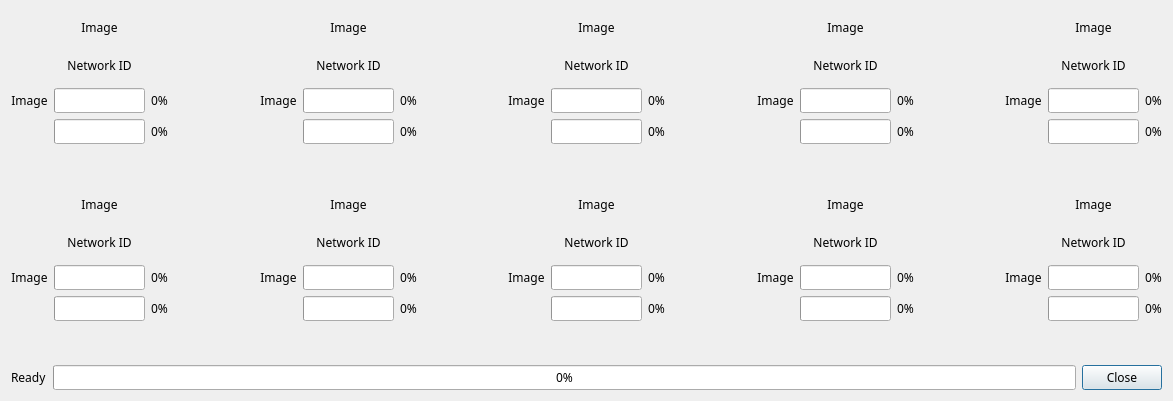
<?xml version="1.0" encoding="UTF-8"?>
<ui version="4.0">
 <class>MODI_FIRMWARE_UPDATE_LIST</class>
 <widget class="QDialog" name="MODI_FIRMWARE_UPDATE_LIST">
  <property name="geometry">
   <rect>
    <x>0</x>
    <y>0</y>
    <width>1173</width>
    <height>401</height>
   </rect>
  </property>
  <property name="sizePolicy">
   <sizepolicy hsizetype="MinimumExpanding" vsizetype="MinimumExpanding">
    <horstretch>0</horstretch>
    <verstretch>0</verstretch>
   </sizepolicy>
  </property>
  <property name="minimumSize">
   <size>
    <width>0</width>
    <height>0</height>
   </size>
  </property>
  <property name="maximumSize">
   <size>
    <width>16777215</width>
    <height>16777215</height>
   </size>
  </property>
  <property name="font">
   <font>
    <family>LuxHanSans</family>
   </font>
  </property>
  <property name="focusPolicy">
   <enum>Qt::StrongFocus</enum>
  </property>
  <property name="windowTitle">
   <string>Update list</string>
  </property>
  <property name="autoFillBackground">
   <bool>false</bool>
  </property>
  <layout class="QVBoxLayout" name="verticalLayout">
   <item>
    <layout class="QHBoxLayout" name="horizontalLayout">
     <item>
      <layout class="QGridLayout" name="gridLayout">
       <item row="2" column="2">
        <widget class="QLabel" name="progress_current_value_1">
         <property name="text">
          <string>0%</string>
         </property>
         <property name="alignment">
          <set>Qt::AlignCenter</set>
         </property>
        </widget>
       </item>
       <item row="0" column="1">
        <widget class="QLabel" name="image_1">
         <property name="text">
          <string>Image</string>
         </property>
         <property name="alignment">
          <set>Qt::AlignCenter</set>
         </property>
        </widget>
       </item>
       <item row="2" column="0">
        <widget class="QLabel" name="image_current_1">
         <property name="text">
          <string>Image</string>
         </property>
         <property name="alignment">
          <set>Qt::AlignCenter</set>
         </property>
        </widget>
       </item>
       <item row="2" column="1">
        <widget class="QProgressBar" name="progress_bar_current_1">
         <property name="value">
          <number>0</number>
         </property>
         <property name="textVisible">
          <bool>false</bool>
         </property>
         <property name="orientation">
          <enum>Qt::Horizontal</enum>
         </property>
         <property name="textDirection">
          <enum>QProgressBar::TopToBottom</enum>
         </property>
        </widget>
       </item>
       <item row="3" column="1">
        <widget class="QProgressBar" name="progress_bar_total_1">
         <property name="value">
          <number>0</number>
         </property>
         <property name="textVisible">
          <bool>false</bool>
         </property>
         <property name="orientation">
          <enum>Qt::Horizontal</enum>
         </property>
         <property name="textDirection">
          <enum>QProgressBar::TopToBottom</enum>
         </property>
        </widget>
       </item>
       <item row="1" column="1">
        <widget class="QLabel" name="network_id_1">
         <property name="text">
          <string>Network ID</string>
         </property>
         <property name="alignment">
          <set>Qt::AlignCenter</set>
         </property>
        </widget>
       </item>
       <item row="3" column="2">
        <widget class="QLabel" name="progress_total_value_1">
         <property name="text">
          <string>0%</string>
         </property>
         <property name="alignment">
          <set>Qt::AlignCenter</set>
         </property>
        </widget>
       </item>
       <item row="4" column="1">
        <widget class="QLabel" name="error_message_1">
         <property name="text">
          <string/>
         </property>
         <property name="alignment">
          <set>Qt::AlignCenter</set>
         </property>
        </widget>
       </item>
      </layout>
     </item>
     <item>
      <spacer name="horizontalSpacer">
       <property name="orientation">
        <enum>Qt::Horizontal</enum>
       </property>
       <property name="sizeHint" stdset="0">
        <size>
         <width>40</width>
         <height>20</height>
        </size>
       </property>
      </spacer>
     </item>
     <item>
      <layout class="QGridLayout" name="gridLayout_2">
       <item row="0" column="1">
        <widget class="QLabel" name="image_2">
         <property name="text">
          <string>Image</string>
         </property>
         <property name="alignment">
          <set>Qt::AlignCenter</set>
         </property>
        </widget>
       </item>
       <item row="2" column="0">
        <widget class="QLabel" name="image_current_2">
         <property name="text">
          <string>Image</string>
         </property>
         <property name="alignment">
          <set>Qt::AlignCenter</set>
         </property>
        </widget>
       </item>
       <item row="1" column="1">
        <widget class="QLabel" name="network_id_2">
         <property name="text">
          <string>Network ID</string>
         </property>
         <property name="alignment">
          <set>Qt::AlignCenter</set>
         </property>
        </widget>
       </item>
       <item row="3" column="1">
        <widget class="QProgressBar" name="progress_bar_total_2">
         <property name="value">
          <number>0</number>
         </property>
         <property name="textVisible">
          <bool>false</bool>
         </property>
         <property name="orientation">
          <enum>Qt::Horizontal</enum>
         </property>
         <property name="textDirection">
          <enum>QProgressBar::TopToBottom</enum>
         </property>
        </widget>
       </item>
       <item row="4" column="1">
        <widget class="QLabel" name="error_message_2">
         <property name="text">
          <string/>
         </property>
         <property name="alignment">
          <set>Qt::AlignCenter</set>
         </property>
        </widget>
       </item>
       <item row="2" column="2">
        <widget class="QLabel" name="progress_current_value_2">
         <property name="text">
          <string>0%</string>
         </property>
         <property name="alignment">
          <set>Qt::AlignCenter</set>
         </property>
        </widget>
       </item>
       <item row="2" column="1">
        <widget class="QProgressBar" name="progress_bar_current_2">
         <property name="value">
          <number>0</number>
         </property>
         <property name="textVisible">
          <bool>false</bool>
         </property>
         <property name="orientation">
          <enum>Qt::Horizontal</enum>
         </property>
         <property name="textDirection">
          <enum>QProgressBar::TopToBottom</enum>
         </property>
        </widget>
       </item>
       <item row="3" column="2">
        <widget class="QLabel" name="progress_total_value_2">
         <property name="text">
          <string>0%</string>
         </property>
         <property name="alignment">
          <set>Qt::AlignCenter</set>
         </property>
        </widget>
       </item>
      </layout>
     </item>
     <item>
      <spacer name="horizontalSpacer_2">
       <property name="orientation">
        <enum>Qt::Horizontal</enum>
       </property>
       <property name="sizeHint" stdset="0">
        <size>
         <width>40</width>
         <height>20</height>
        </size>
       </property>
      </spacer>
     </item>
     <item>
      <layout class="QGridLayout" name="gridLayout_3">
       <item row="2" column="1">
        <widget class="QProgressBar" name="progress_bar_current_3">
         <property name="value">
          <number>0</number>
         </property>
         <property name="textVisible">
          <bool>false</bool>
         </property>
         <property name="orientation">
          <enum>Qt::Horizontal</enum>
         </property>
         <property name="textDirection">
          <enum>QProgressBar::TopToBottom</enum>
         </property>
        </widget>
       </item>
       <item row="1" column="1">
        <widget class="QLabel" name="network_id_3">
         <property name="text">
          <string>Network ID</string>
         </property>
         <property name="alignment">
          <set>Qt::AlignCenter</set>
         </property>
        </widget>
       </item>
       <item row="3" column="2">
        <widget class="QLabel" name="progress_total_value_3">
         <property name="text">
          <string>0%</string>
         </property>
         <property name="alignment">
          <set>Qt::AlignCenter</set>
         </property>
        </widget>
       </item>
       <item row="0" column="1">
        <widget class="QLabel" name="image_3">
         <property name="text">
          <string>Image</string>
         </property>
         <property name="alignment">
          <set>Qt::AlignCenter</set>
         </property>
        </widget>
       </item>
       <item row="4" column="1">
        <widget class="QLabel" name="error_message_3">
         <property name="text">
          <string/>
         </property>
         <property name="alignment">
          <set>Qt::AlignCenter</set>
         </property>
        </widget>
       </item>
       <item row="2" column="0">
        <widget class="QLabel" name="image_current_3">
         <property name="text">
          <string>Image</string>
         </property>
         <property name="alignment">
          <set>Qt::AlignCenter</set>
         </property>
        </widget>
       </item>
       <item row="3" column="1">
        <widget class="QProgressBar" name="progress_bar_total_3">
         <property name="value">
          <number>0</number>
         </property>
         <property name="textVisible">
          <bool>false</bool>
         </property>
         <property name="orientation">
          <enum>Qt::Horizontal</enum>
         </property>
         <property name="textDirection">
          <enum>QProgressBar::TopToBottom</enum>
         </property>
        </widget>
       </item>
       <item row="2" column="2">
        <widget class="QLabel" name="progress_current_value_3">
         <property name="text">
          <string>0%</string>
         </property>
         <property name="alignment">
          <set>Qt::AlignCenter</set>
         </property>
        </widget>
       </item>
      </layout>
     </item>
     <item>
      <spacer name="horizontalSpacer_3">
       <property name="orientation">
        <enum>Qt::Horizontal</enum>
       </property>
       <property name="sizeHint" stdset="0">
        <size>
         <width>40</width>
         <height>20</height>
        </size>
       </property>
      </spacer>
     </item>
     <item>
      <layout class="QGridLayout" name="gridLayout_4">
       <item row="4" column="1">
        <widget class="QLabel" name="error_message_4">
         <property name="text">
          <string/>
         </property>
         <property name="alignment">
          <set>Qt::AlignCenter</set>
         </property>
        </widget>
       </item>
       <item row="1" column="1">
        <widget class="QLabel" name="network_id_4">
         <property name="text">
          <string>Network ID</string>
         </property>
         <property name="alignment">
          <set>Qt::AlignCenter</set>
         </property>
        </widget>
       </item>
       <item row="3" column="1">
        <widget class="QProgressBar" name="progress_bar_total_4">
         <property name="value">
          <number>0</number>
         </property>
         <property name="textVisible">
          <bool>false</bool>
         </property>
         <property name="orientation">
          <enum>Qt::Horizontal</enum>
         </property>
         <property name="textDirection">
          <enum>QProgressBar::TopToBottom</enum>
         </property>
        </widget>
       </item>
       <item row="2" column="0">
        <widget class="QLabel" name="image_current_4">
         <property name="text">
          <string>Image</string>
         </property>
         <property name="alignment">
          <set>Qt::AlignCenter</set>
         </property>
        </widget>
       </item>
       <item row="2" column="1">
        <widget class="QProgressBar" name="progress_bar_current_4">
         <property name="value">
          <number>0</number>
         </property>
         <property name="textVisible">
          <bool>false</bool>
         </property>
         <property name="orientation">
          <enum>Qt::Horizontal</enum>
         </property>
         <property name="textDirection">
          <enum>QProgressBar::TopToBottom</enum>
         </property>
        </widget>
       </item>
       <item row="2" column="2">
        <widget class="QLabel" name="progress_current_value_4">
         <property name="text">
          <string>0%</string>
         </property>
         <property name="alignment">
          <set>Qt::AlignCenter</set>
         </property>
        </widget>
       </item>
       <item row="0" column="1">
        <widget class="QLabel" name="image_4">
         <property name="text">
          <string>Image</string>
         </property>
         <property name="alignment">
          <set>Qt::AlignCenter</set>
         </property>
        </widget>
       </item>
       <item row="3" column="2">
        <widget class="QLabel" name="progress_total_value_4">
         <property name="text">
          <string>0%</string>
         </property>
         <property name="alignment">
          <set>Qt::AlignCenter</set>
         </property>
        </widget>
       </item>
      </layout>
     </item>
     <item>
      <spacer name="horizontalSpacer_4">
       <property name="orientation">
        <enum>Qt::Horizontal</enum>
       </property>
       <property name="sizeHint" stdset="0">
        <size>
         <width>40</width>
         <height>20</height>
        </size>
       </property>
      </spacer>
     </item>
     <item>
      <layout class="QGridLayout" name="gridLayout_5">
       <item row="2" column="1">
        <widget class="QProgressBar" name="progress_bar_current_5">
         <property name="value">
          <number>0</number>
         </property>
         <property name="textVisible">
          <bool>false</bool>
         </property>
         <property name="orientation">
          <enum>Qt::Horizontal</enum>
         </property>
         <property name="textDirection">
          <enum>QProgressBar::TopToBottom</enum>
         </property>
        </widget>
       </item>
       <item row="2" column="2">
        <widget class="QLabel" name="progress_current_value_5">
         <property name="text">
          <string>0%</string>
         </property>
         <property name="alignment">
          <set>Qt::AlignCenter</set>
         </property>
        </widget>
       </item>
       <item row="3" column="2">
        <widget class="QLabel" name="progress_total_value_5">
         <property name="text">
          <string>0%</string>
         </property>
         <property name="alignment">
          <set>Qt::AlignCenter</set>
         </property>
        </widget>
       </item>
       <item row="4" column="1">
        <widget class="QLabel" name="error_message_5">
         <property name="text">
          <string/>
         </property>
         <property name="alignment">
          <set>Qt::AlignCenter</set>
         </property>
        </widget>
       </item>
       <item row="1" column="1">
        <widget class="QLabel" name="network_id_5">
         <property name="text">
          <string>Network ID</string>
         </property>
         <property name="alignment">
          <set>Qt::AlignCenter</set>
         </property>
        </widget>
       </item>
       <item row="0" column="1">
        <widget class="QLabel" name="image_5">
         <property name="text">
          <string>Image</string>
         </property>
         <property name="alignment">
          <set>Qt::AlignCenter</set>
         </property>
        </widget>
       </item>
       <item row="2" column="0">
        <widget class="QLabel" name="image_current_5">
         <property name="text">
          <string>Image</string>
         </property>
         <property name="alignment">
          <set>Qt::AlignCenter</set>
         </property>
        </widget>
       </item>
       <item row="3" column="1">
        <widget class="QProgressBar" name="progress_bar_total_5">
         <property name="value">
          <number>0</number>
         </property>
         <property name="textVisible">
          <bool>false</bool>
         </property>
         <property name="orientation">
          <enum>Qt::Horizontal</enum>
         </property>
         <property name="textDirection">
          <enum>QProgressBar::TopToBottom</enum>
         </property>
        </widget>
       </item>
      </layout>
     </item>
    </layout>
   </item>
   <item>
    <layout class="QHBoxLayout" name="horizontalLayout_2">
     <item>
      <layout class="QGridLayout" name="gridLayout_6">
       <item row="2" column="2">
        <widget class="QLabel" name="progress_current_value_6">
         <property name="text">
          <string>0%</string>
         </property>
         <property name="alignment">
          <set>Qt::AlignCenter</set>
         </property>
        </widget>
       </item>
       <item row="2" column="1">
        <widget class="QProgressBar" name="progress_bar_current_6">
         <property name="value">
          <number>0</number>
         </property>
         <property name="textVisible">
          <bool>false</bool>
         </property>
         <property name="orientation">
          <enum>Qt::Horizontal</enum>
         </property>
         <property name="textDirection">
          <enum>QProgressBar::TopToBottom</enum>
         </property>
        </widget>
       </item>
       <item row="3" column="1">
        <widget class="QProgressBar" name="progress_bar_total_6">
         <property name="value">
          <number>0</number>
         </property>
         <property name="textVisible">
          <bool>false</bool>
         </property>
         <property name="orientation">
          <enum>Qt::Horizontal</enum>
         </property>
         <property name="textDirection">
          <enum>QProgressBar::TopToBottom</enum>
         </property>
        </widget>
       </item>
       <item row="4" column="1">
        <widget class="QLabel" name="error_message_6">
         <property name="text">
          <string/>
         </property>
         <property name="alignment">
          <set>Qt::AlignCenter</set>
         </property>
        </widget>
       </item>
       <item row="3" column="2">
        <widget class="QLabel" name="progress_total_value_6">
         <property name="text">
          <string>0%</string>
         </property>
         <property name="alignment">
          <set>Qt::AlignCenter</set>
         </property>
        </widget>
       </item>
       <item row="0" column="1">
        <widget class="QLabel" name="image_6">
         <property name="text">
          <string>Image</string>
         </property>
         <property name="alignment">
          <set>Qt::AlignCenter</set>
         </property>
        </widget>
       </item>
       <item row="2" column="0">
        <widget class="QLabel" name="image_current_6">
         <property name="text">
          <string>Image</string>
         </property>
         <property name="alignment">
          <set>Qt::AlignCenter</set>
         </property>
        </widget>
       </item>
       <item row="1" column="1">
        <widget class="QLabel" name="network_id_6">
         <property name="text">
          <string>Network ID</string>
         </property>
         <property name="alignment">
          <set>Qt::AlignCenter</set>
         </property>
        </widget>
       </item>
      </layout>
     </item>
     <item>
      <spacer name="horizontalSpacer_5">
       <property name="orientation">
        <enum>Qt::Horizontal</enum>
       </property>
       <property name="sizeHint" stdset="0">
        <size>
         <width>40</width>
         <height>20</height>
        </size>
       </property>
      </spacer>
     </item>
     <item>
      <layout class="QGridLayout" name="gridLayout_7">
       <item row="0" column="1">
        <widget class="QLabel" name="image_7">
         <property name="text">
          <string>Image</string>
         </property>
         <property name="alignment">
          <set>Qt::AlignCenter</set>
         </property>
        </widget>
       </item>
       <item row="2" column="1">
        <widget class="QProgressBar" name="progress_bar_current_7">
         <property name="value">
          <number>0</number>
         </property>
         <property name="textVisible">
          <bool>false</bool>
         </property>
         <property name="orientation">
          <enum>Qt::Horizontal</enum>
         </property>
         <property name="textDirection">
          <enum>QProgressBar::TopToBottom</enum>
         </property>
        </widget>
       </item>
       <item row="2" column="2">
        <widget class="QLabel" name="progress_current_value_7">
         <property name="text">
          <string>0%</string>
         </property>
         <property name="alignment">
          <set>Qt::AlignCenter</set>
         </property>
        </widget>
       </item>
       <item row="1" column="1">
        <widget class="QLabel" name="network_id_7">
         <property name="text">
          <string>Network ID</string>
         </property>
         <property name="alignment">
          <set>Qt::AlignCenter</set>
         </property>
        </widget>
       </item>
       <item row="3" column="2">
        <widget class="QLabel" name="progress_total_value_7">
         <property name="text">
          <string>0%</string>
         </property>
         <property name="alignment">
          <set>Qt::AlignCenter</set>
         </property>
        </widget>
       </item>
       <item row="3" column="1">
        <widget class="QProgressBar" name="progress_bar_total_7">
         <property name="value">
          <number>0</number>
         </property>
         <property name="textVisible">
          <bool>false</bool>
         </property>
         <property name="orientation">
          <enum>Qt::Horizontal</enum>
         </property>
         <property name="textDirection">
          <enum>QProgressBar::TopToBottom</enum>
         </property>
        </widget>
       </item>
       <item row="2" column="0">
        <widget class="QLabel" name="image_current_7">
         <property name="text">
          <string>Image</string>
         </property>
         <property name="alignment">
          <set>Qt::AlignCenter</set>
         </property>
        </widget>
       </item>
       <item row="4" column="1">
        <widget class="QLabel" name="error_message_7">
         <property name="text">
          <string/>
         </property>
         <property name="alignment">
          <set>Qt::AlignCenter</set>
         </property>
        </widget>
       </item>
      </layout>
     </item>
     <item>
      <spacer name="horizontalSpacer_6">
       <property name="orientation">
        <enum>Qt::Horizontal</enum>
       </property>
       <property name="sizeHint" stdset="0">
        <size>
         <width>40</width>
         <height>20</height>
        </size>
       </property>
      </spacer>
     </item>
     <item>
      <layout class="QGridLayout" name="gridLayout_8">
       <item row="2" column="1">
        <widget class="QProgressBar" name="progress_bar_current_8">
         <property name="value">
          <number>0</number>
         </property>
         <property name="textVisible">
          <bool>false</bool>
         </property>
         <property name="orientation">
          <enum>Qt::Horizontal</enum>
         </property>
         <property name="textDirection">
          <enum>QProgressBar::TopToBottom</enum>
         </property>
        </widget>
       </item>
       <item row="3" column="2">
        <widget class="QLabel" name="progress_total_value_8">
         <property name="text">
          <string>0%</string>
         </property>
         <property name="alignment">
          <set>Qt::AlignCenter</set>
         </property>
        </widget>
       </item>
       <item row="1" column="1">
        <widget class="QLabel" name="network_id_8">
         <property name="text">
          <string>Network ID</string>
         </property>
         <property name="alignment">
          <set>Qt::AlignCenter</set>
         </property>
        </widget>
       </item>
       <item row="4" column="1">
        <widget class="QLabel" name="error_message_8">
         <property name="text">
          <string/>
         </property>
         <property name="alignment">
          <set>Qt::AlignCenter</set>
         </property>
        </widget>
       </item>
       <item row="0" column="1">
        <widget class="QLabel" name="image_8">
         <property name="text">
          <string>Image</string>
         </property>
         <property name="alignment">
          <set>Qt::AlignCenter</set>
         </property>
        </widget>
       </item>
       <item row="2" column="0">
        <widget class="QLabel" name="image_current_8">
         <property name="text">
          <string>Image</string>
         </property>
         <property name="alignment">
          <set>Qt::AlignCenter</set>
         </property>
        </widget>
       </item>
       <item row="3" column="1">
        <widget class="QProgressBar" name="progress_bar_total_8">
         <property name="value">
          <number>0</number>
         </property>
         <property name="textVisible">
          <bool>false</bool>
         </property>
         <property name="orientation">
          <enum>Qt::Horizontal</enum>
         </property>
         <property name="textDirection">
          <enum>QProgressBar::TopToBottom</enum>
         </property>
        </widget>
       </item>
       <item row="2" column="2">
        <widget class="QLabel" name="progress_current_value_8">
         <property name="text">
          <string>0%</string>
         </property>
         <property name="alignment">
          <set>Qt::AlignCenter</set>
         </property>
        </widget>
       </item>
      </layout>
     </item>
     <item>
      <spacer name="horizontalSpacer_7">
       <property name="orientation">
        <enum>Qt::Horizontal</enum>
       </property>
       <property name="sizeHint" stdset="0">
        <size>
         <width>40</width>
         <height>20</height>
        </size>
       </property>
      </spacer>
     </item>
     <item>
      <layout class="QGridLayout" name="gridLayout_9">
       <item row="3" column="2">
        <widget class="QLabel" name="progress_total_value_9">
         <property name="text">
          <string>0%</string>
         </property>
         <property name="alignment">
          <set>Qt::AlignCenter</set>
         </property>
        </widget>
       </item>
       <item row="2" column="1">
        <widget class="QProgressBar" name="progress_bar_current_9">
         <property name="value">
          <number>0</number>
         </property>
         <property name="textVisible">
          <bool>false</bool>
         </property>
         <property name="orientation">
          <enum>Qt::Horizontal</enum>
         </property>
         <property name="textDirection">
          <enum>QProgressBar::TopToBottom</enum>
         </property>
        </widget>
       </item>
       <item row="2" column="0">
        <widget class="QLabel" name="image_current_9">
         <property name="text">
          <string>Image</string>
         </property>
         <property name="alignment">
          <set>Qt::AlignCenter</set>
         </property>
        </widget>
       </item>
       <item row="2" column="2">
        <widget class="QLabel" name="progress_current_value_9">
         <property name="text">
          <string>0%</string>
         </property>
         <property name="alignment">
          <set>Qt::AlignCenter</set>
         </property>
        </widget>
       </item>
       <item row="0" column="1">
        <widget class="QLabel" name="image_9">
         <property name="text">
          <string>Image</string>
         </property>
         <property name="alignment">
          <set>Qt::AlignCenter</set>
         </property>
        </widget>
       </item>
       <item row="1" column="1">
        <widget class="QLabel" name="network_id_9">
         <property name="text">
          <string>Network ID</string>
         </property>
         <property name="alignment">
          <set>Qt::AlignCenter</set>
         </property>
        </widget>
       </item>
       <item row="4" column="1">
        <widget class="QLabel" name="error_message_9">
         <property name="text">
          <string/>
         </property>
         <property name="alignment">
          <set>Qt::AlignCenter</set>
         </property>
        </widget>
       </item>
       <item row="3" column="1">
        <widget class="QProgressBar" name="progress_bar_total_9">
         <property name="value">
          <number>0</number>
         </property>
         <property name="textVisible">
          <bool>false</bool>
         </property>
         <property name="orientation">
          <enum>Qt::Horizontal</enum>
         </property>
         <property name="textDirection">
          <enum>QProgressBar::TopToBottom</enum>
         </property>
        </widget>
       </item>
      </layout>
     </item>
     <item>
      <spacer name="horizontalSpacer_8">
       <property name="orientation">
        <enum>Qt::Horizontal</enum>
       </property>
       <property name="sizeHint" stdset="0">
        <size>
         <width>40</width>
         <height>20</height>
        </size>
       </property>
      </spacer>
     </item>
     <item>
      <layout class="QGridLayout" name="gridLayout_10">
       <item row="0" column="1">
        <widget class="QLabel" name="image_10">
         <property name="text">
          <string>Image</string>
         </property>
         <property name="alignment">
          <set>Qt::AlignCenter</set>
         </property>
        </widget>
       </item>
       <item row="3" column="2">
        <widget class="QLabel" name="progress_total_value_10">
         <property name="text">
          <string>0%</string>
         </property>
         <property name="alignment">
          <set>Qt::AlignCenter</set>
         </property>
        </widget>
       </item>
       <item row="3" column="1">
        <widget class="QProgressBar" name="progress_bar_total_10">
         <property name="value">
          <number>0</number>
         </property>
         <property name="textVisible">
          <bool>false</bool>
         </property>
         <property name="orientation">
          <enum>Qt::Horizontal</enum>
         </property>
         <property name="textDirection">
          <enum>QProgressBar::TopToBottom</enum>
         </property>
        </widget>
       </item>
       <item row="1" column="1">
        <widget class="QLabel" name="network_id_10">
         <property name="text">
          <string>Network ID</string>
         </property>
         <property name="alignment">
          <set>Qt::AlignCenter</set>
         </property>
        </widget>
       </item>
       <item row="2" column="2">
        <widget class="QLabel" name="progress_current_value_10">
         <property name="text">
          <string>0%</string>
         </property>
         <property name="alignment">
          <set>Qt::AlignCenter</set>
         </property>
        </widget>
       </item>
       <item row="2" column="0">
        <widget class="QLabel" name="image_current_10">
         <property name="text">
          <string>Image</string>
         </property>
         <property name="alignment">
          <set>Qt::AlignCenter</set>
         </property>
        </widget>
       </item>
       <item row="2" column="1">
        <widget class="QProgressBar" name="progress_bar_current_10">
         <property name="value">
          <number>0</number>
         </property>
         <property name="textVisible">
          <bool>false</bool>
         </property>
         <property name="orientation">
          <enum>Qt::Horizontal</enum>
         </property>
         <property name="textDirection">
          <enum>QProgressBar::TopToBottom</enum>
         </property>
        </widget>
       </item>
       <item row="4" column="1">
        <widget class="QLabel" name="error_message_10">
         <property name="text">
          <string/>
         </property>
         <property name="alignment">
          <set>Qt::AlignCenter</set>
         </property>
        </widget>
       </item>
      </layout>
     </item>
    </layout>
   </item>
   <item>
    <layout class="QHBoxLayout" name="horizontalLayout_3">
     <item>
      <widget class="QLabel" name="total_status">
       <property name="text">
        <string>Ready</string>
       </property>
      </widget>
     </item>
     <item>
      <widget class="QProgressBar" name="progress_bar_total">
       <property name="value">
        <number>0</number>
       </property>
      </widget>
     </item>
     <item>
      <widget class="QPushButton" name="close_button">
       <property name="text">
        <string>Close</string>
       </property>
      </widget>
     </item>
    </layout>
   </item>
  </layout>
 </widget>
 <resources/>
 <connections/>
 <slots>
  <slot>slot1()</slot>
  <slot>slot2()</slot>
  <slot>slot3()</slot>
 </slots>
</ui>
